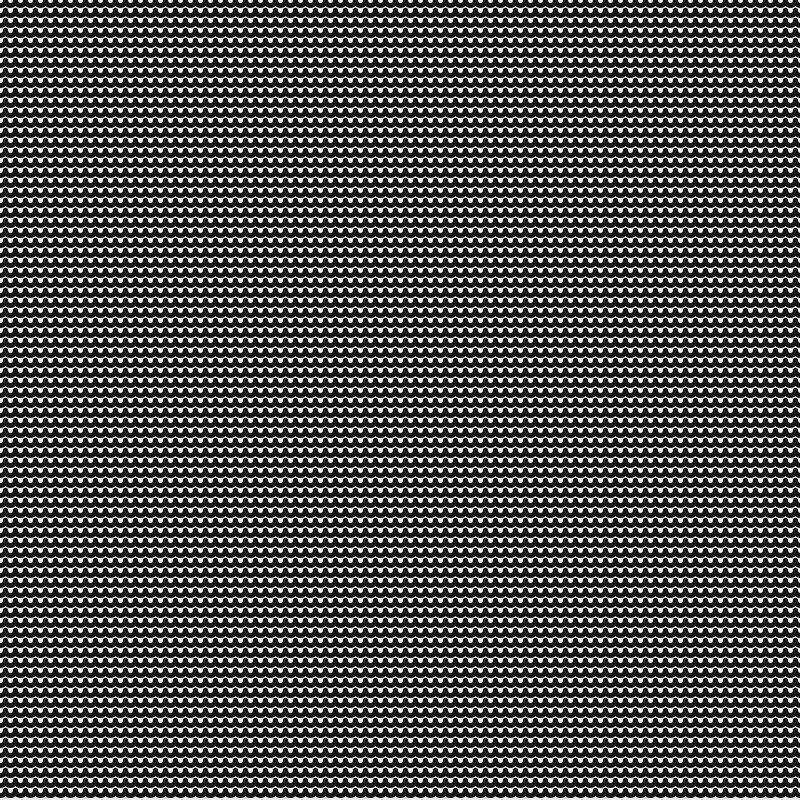
Frame 1 (no input)
Frame 60 (the mouse pressed at the canvas centre just before this capture): identical to frame 1, image omitted
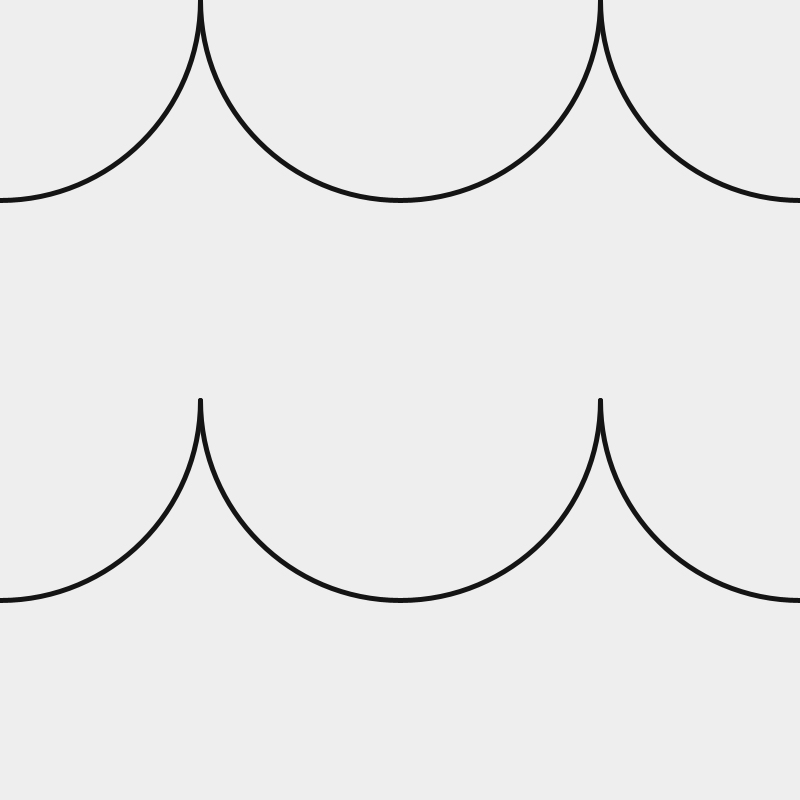
Frame 120 (the mouse held since frame 60 and released just before this capture)

The Processing sketch that drew these frames (run headless with seeded random() and noise(); from frame 60 on, the mouse is pressed at the canvas centre):

// Processing sketch: onda_1
// ── onda_1.pde
  
  float sw, alpha;
  float yStep=10;
  float arcSize=400;
  
  void setup() {
      size(800,800);

    
}

void draw() {
    background(#eeeeee);

    mouseX=constrain(mouseX, 10, width);
    mouseY=constrain(mouseY, 10, height);

yStep=mouseY;
arcSize=mouseX;
    noFill();
    stroke(20);
    strokeWeight(5);

    //float arCl=map(mouseX,0,width,0,TWO_PI);
    for (int y = 0;  y<height; y+=yStep) {
        for (int x = 0; x<width+arcSize; x+=arcSize) {
            arc(x,y,arcSize,arcSize,0,PI);
        }
    }
}
